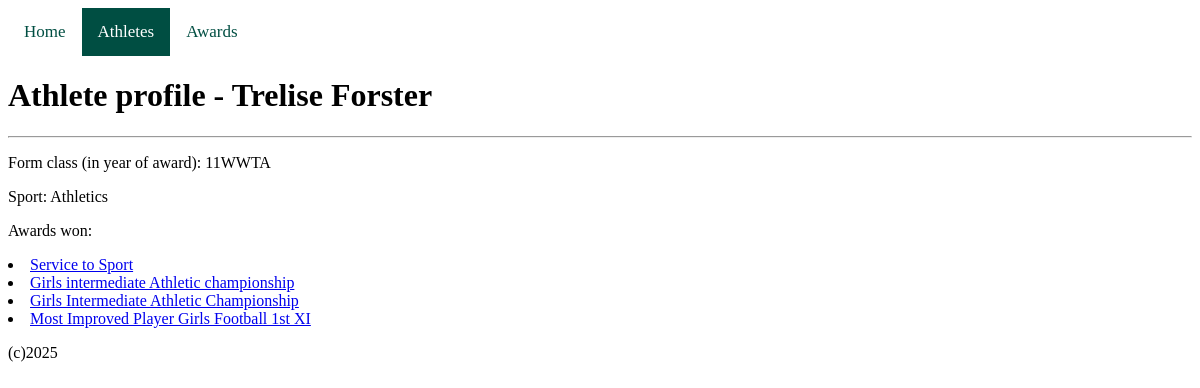
Screenshot of /player/1 with the database file from the repository.
### tables this page shows
CREATE TABLE athlete (athlete_id INTEGER PRIMARY KEY NOT NULL, firstname TEXT NOT NULL, lastname TEXT NOT NULL, formclass TEXT);

CREATE TABLE sport (sport_id INTEGER PRIMARY KEY NOT NULL, sport_name TEXT NOT NULL, season TEXT);

CREATE TABLE award (award_id INTEGER PRIMARY KEY NOT NULL, award_name TEXT NOT NULL, trophy_name TEXT, description TEXT, award_sport TEXT REFERENCES sport (sport_id), image TEXT);

### flaskimport.py (the view)
@app.route("/player/<int:athlete_id>")
def player_profile(athlete_id):
    db = get_db()
    cursor_sport_name = db.execute('''
        SELECT athlete.athlete_id, sport.sport_name
        FROM athlete
        JOIN athlete_sport ON athlete.athlete_id = athlete_sport.athlete_id
        JOIN sport ON athlete_sport.sport_id = sport.sport_id
        WHERE athlete.athlete_id = ?
        ''', (athlete_id,))
    rows = cursor_sport_name.fetchall()
    cursor_award_name = db.execute('''
        SELECT athlete.athlete_id, award.award_name, award.award_id
        FROM athlete
        JOIN athlete_award ON athlete.athlete_id = athlete_award.athlete_id
        JOIN award ON athlete_award.award_id = award.award_id
        WHERE athlete.athlete_id = ?
        ''', (athlete_id,))
    awards = cursor_award_name.fetchall()
    athlete = get_player(athlete_id)
    if not athlete:
        abort(404)
    if not awards:
        awards = [""]
    return render_template("player.html", athlete=athlete, rows=rows, awards=awards)

### flaskimport.py (called while the page is built)
def get_db():
    db = getattr(g, '_database', None)
    if db is None:
        db = g._database = sqlite3.connect('BHS_sport_history_database.db')
        db.row_factory = sqlite3.Row
        c = db.cursor()
        c.execute('''CREATE TABLE IF NOT EXISTS athlete (
                        athlete_id INTEGER PRIMARY KEY
                                        NOT NULL,
                        firstname  TEXT    NOT NULL,
                        lastname   TEXT    NOT NULL,
                        formclass  TEXT
                    )''')
        db.commit()
    return db

def get_player(athlete_id):
    db = get_db()
    cursor = db.execute('''
    SELECT *
    FROM athlete
    WHERE athlete_id = ?
    ''', (athlete_id,))
    athlete = cursor.fetchone()
    db.close()
    return athlete

### templates/player.html
{% extends "layout.html" %}
{% block content %}
<div class="topnav">
    <a href="/">Home</a>
    <a class="active" href="/athletes">Athletes</a>
    <a href="/award">Awards</a>
</div>
<h1>Athlete profile - {{ athlete["firstname"] }} {{ athlete["lastname"] }} </h1>
<hr>
<body>
    <p>Form class (in year of award): {{ athlete[3] }} </p>
    <p>
        Sport: {{ rows[0] ["sport_name"] }}
    </p>
    <p>
        Awards won:
        {% for award in awards %}
            <li>
                <a href="/award/{{ award[2] }}"> {{award["award_name"] }}</a>
            </li>
        {% endfor %}
    </p>
</body>
{% endblock %}

### static/style.css (style rules this page uses)
body { background-color: white; }
.topnav { background-color: rgb(255, 255, 255); overflow: hidden; }
.topnav a { font-family: "Public Sans"; float: left; color: rgb(0, 78, 66); text-align: center; padding: 14px 16px; text-decoration: none; font-size: 17px; transition: background-color .3s; }
.topnav a.active { background-color: rgb(0, 78, 66); color: white; }

### rows the page displays
athlete: firstname "Trelise", lastname "Forster", formclass "11WWTA"
sport: sport_name "Athletics"
award: award_name "Service to Sport"
award: award_name "Girls intermediate Athletic championship"
award: award_name "Girls Intermediate Athletic Championship"
award: award_name "Most Improved Player Girls Football 1st XI"
